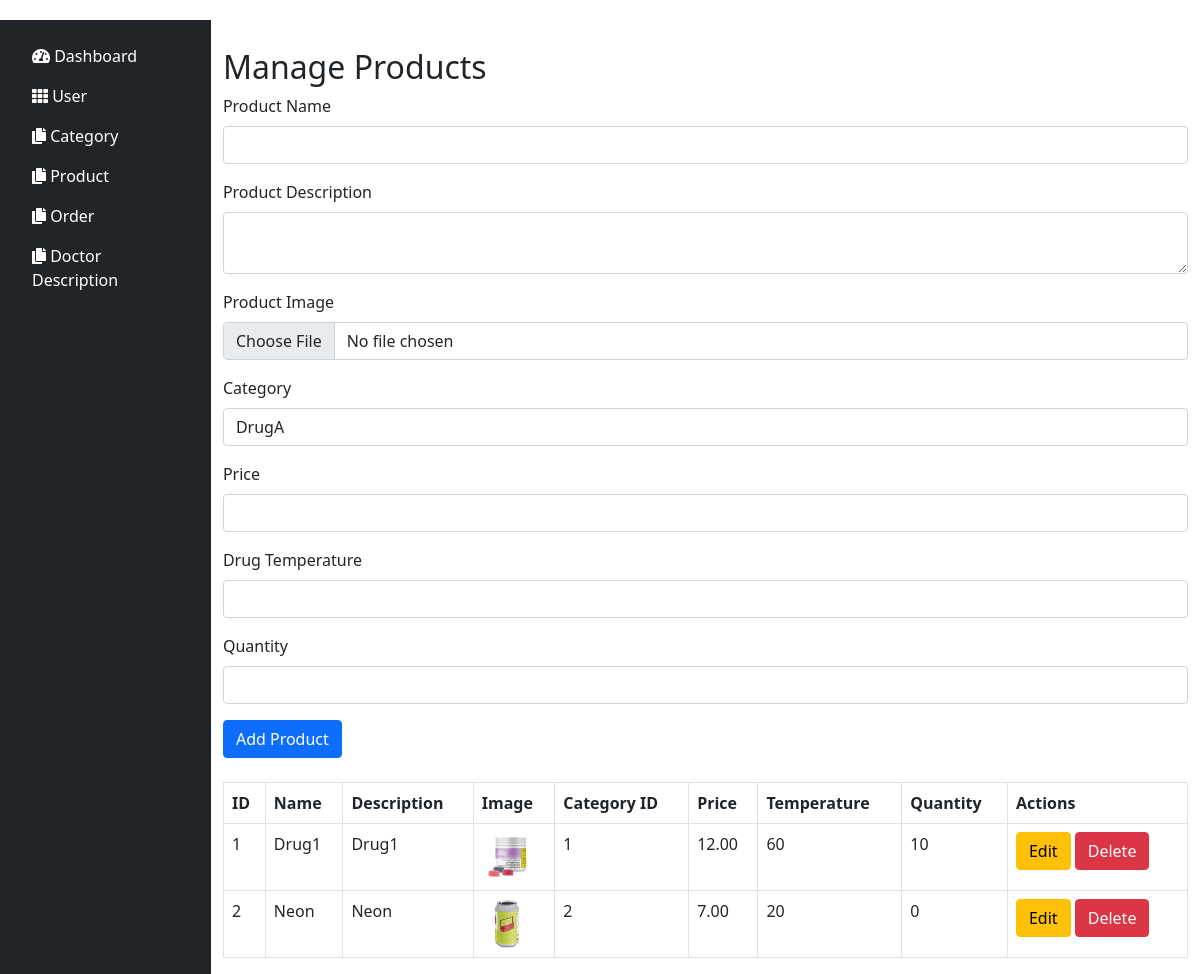
The page /HTML/admin/index.php?p=admin&ap=prod on the database its author committed.
### tables this page shows
CREATE TABLE `product` (
  `productId` int(255) NOT NULL,
  `productName` varchar(255) NOT NULL,
  `productDesc` varchar(255) NOT NULL,
  `productImg` varchar(255) NOT NULL,
  `categoryID` int(11) NOT NULL,
  `productPrice` decimal(10,2) NOT NULL,
  `drug_temparture` int(255) NOT NULL,
  `quantity` int(11) NOT NULL
);

### HTML/admin/page/prod_conf.php (called while the page is built, shortened)
<?php
$sql = "SELECT * FROM product";
$result = $connection->query($sql);
?>

### HTML/admin/page/prod.php (the view, shortened to what this page needs)
<?php
include '../Drug/HTML/shop/xampp_connection.php';
include '../Drug/HTML/admin/page/prod_conf.php';
$sql_categories = "SELECT CategoryID, CategoryName FROM category";
$result_categories = $connection->query($sql_categories);
?>
<div class="container mt-5">
    <h2>Manage Products</h2>
    <form action="index.php?p=admin&ap=prod" method="POST" class="mb-4" enctype="multipart/form-data">
        <div class="mb-3">
            <label for="name" class="form-label">Product Name</label>
            <input type="text" class="form-control" id="name" name="name" required>
        </div>
        <div class="mb-3">
            <label for="desc" class="form-label">Product Description</label>
            <textarea class="form-control" id="desc" name="desc" required></textarea>
        </div>
        <div class="mb-3">
            <label for="img" class="form-label">Product Image</label>
            <input type="file" class="form-control" id="img" name="img" required>
        </div>
        <div class="mb-3">
            <label for="category" class="form-label">Category</label>
            <select class="form-control" id="category" name="categoryID" required>
                <?php while ($row = $result_categories->fetch_assoc()): ?>
                    <option value="<?php echo $row['CategoryID']; ?>"><?php echo $row['CategoryName']; ?></option>
                <?php endwhile; ?>
            </select>
        </div>
        <div class="mb-3">
            <label for="price" class="form-label">Price</label>
            <input type="text" class="form-control" id="price" name="price" required>
        </div>
        <div class="mb-3">
            <label for="temperature" class="form-label">Drug Temperature</label>
            <input type="text" class="form-control" id="temperature" name="temperature" required>
        </div>
        <div class="mb-3">
            <label for="quantity" class="form-label">Quantity</label>
            <input type="number" class="form-control" id="quantity" name="quantity" required>
        </div>
        <button type="submit" name="add_product" class="btn btn-primary">Add Product</button>
    </form>
    <table class="table table-bordered">
        <thead>
            <tr>
                <th>ID</th>
                <th>Name</th>
                <th>Description</th>
                <th>Image</th>
                <th>Category ID</th>
                <th>Price</th>
                <th>Temperature</th>
                <th>Quantity</th>
                <th>Actions</th>
            </tr>
        </thead>
        <tbody>
            <?php if ($result->num_rows > 0): ?>
                <?php while($row = $result->fetch_assoc()): ?>
                    <tr>
                        <td><?php echo $row['productId']; ?></td>
                        <td><?php echo $row['productName']; ?></td>
                        <td><?php echo $row['productDesc']; ?></td>
                        <td><img src="<?php echo $row['productImg']; ?>" alt="Product Image" style="width: 50px; height: 50px;"></td>
                        <td><?php echo $row['categoryID']; ?></td>
                        <td><?php echo $row['productPrice']; ?></td>
                        <td><?php echo $row['drug_temparture']; ?></td>
                        <td><?php echo $row['quantity']; ?></td>
                        <td>
                            <button class="btn btn-warning" data-bs-toggle="modal" data-bs-target="#editModal<?php echo $row['productId']; ?>">Edit</button>
                            <a href="index.php?p=admin&ap=prod&prodid=<?php echo $row['productId']; ?>" class="btn btn-danger">Delete</a>
                        </td>
                    </tr>
                <?php endwhile; ?>
            <?php else: ?>
                <tr>
                    <td colspan="9">No products found</td>
                </tr>
            <?php endif; ?>
        </tbody>
    </table>
</div>

### rows shown on the page
product: productId "1", productName "Drug1", productDesc "Drug1", productImg (picture), categoryID "1", productPrice "12.00", drug_temparture "60", quantity "10"
product: productId "2", productName "Neon", productDesc "Neon", productImg (picture), categoryID "2", productPrice "7.00", drug_temparture "20", quantity "0"

### other values the page prints
form field categoryID "DrugA"
